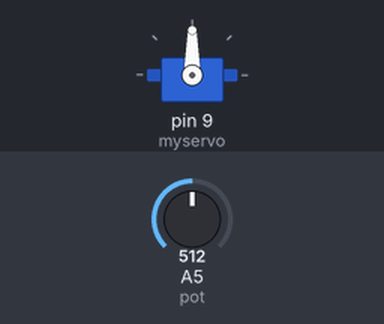
This sketch was run on a simulated Arduino Uno, built with avr-gcc and run on an emulated ATmega328P. Parts: servo. Inputs (shaded band) come from the test bench; at power-on: A5 (pot) = 512.

Above: at 1.2 s.
1.3 s: A5 (pot) set to 716
At 1.8 s:
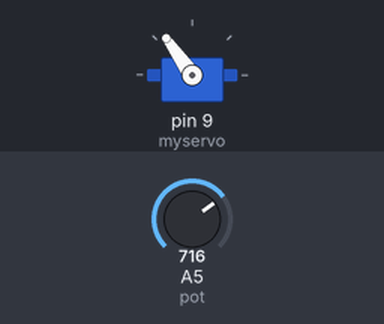
2.8 s: A5 (pot) set to 900
At 3.9 s:
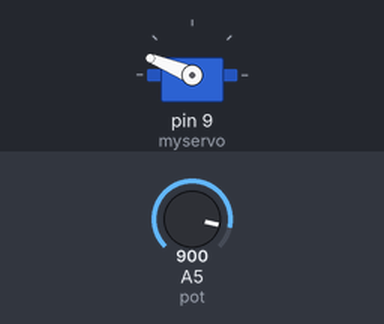
4.3 s: A5 (pot) set to 1023
At 5.2 s:
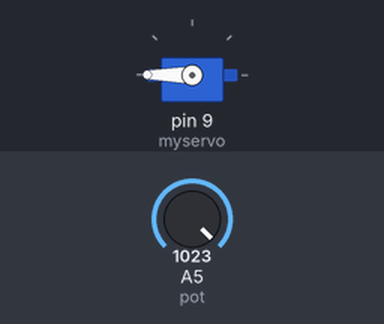
5.8 s: A5 (pot) set to 306
At 6.5 s:
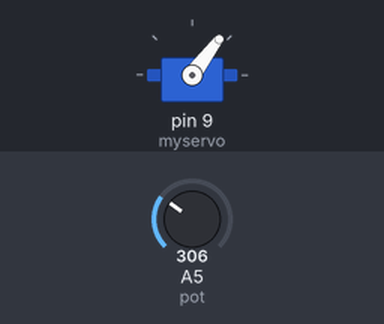
7.3 s: A5 (pot) set to 122
At 8.6 s:
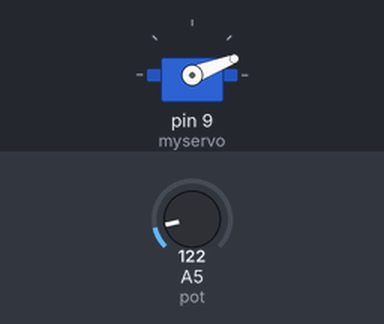
Timing chart, 0 to 9.8 s (numbered marks = the images above; inputs shaded):
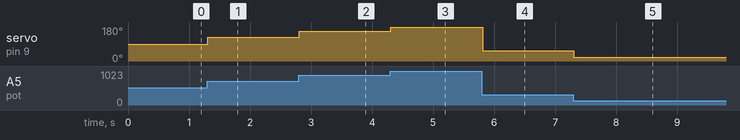

The sketch:

prak3_motorservo_bagian3.ino
```cpp
#include <Servo.h>
Servo myservo;
int pot = A5;
int var;

void setup(){
myservo.attach(9);//penggunaan data pada pin 3 sebagai keluaran PWM
}

void loop(){
var = analogRead(pot); //pembacaan potensiometer dengan nilai 0-1023
var = map (var, 00, 1023, 00, 180); //mengubah nilai 0-1023 menjadi 0-180 derajat
myservo.write(var);
delay(10);
}
```

Measured:
- after the input at 1.3 s, servo on pin 9 (myservo): 90° → 125° at once
- after the input at 2.8 s, servo on pin 9 (myservo): 125° → 158° at once
- after the input at 4.3 s, servo on pin 9 (myservo): 158° → 180° at once
- after the input at 5.8 s, servo on pin 9 (myservo): 180° → 53° at once
- after the input at 7.3 s, servo on pin 9 (myservo): 53° → 21° at once
